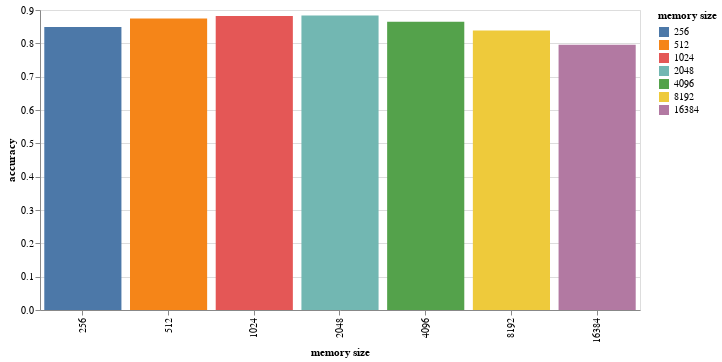

Source (notebook cell):
### Code cell
alt.Chart(source).mark_bar().encode(
    x=alt.X('memory size:N',  sort=['256','512']),
    y='accuracy:Q',
    color=alt.Color('memory size:N', sort=['256','512'])
).properties(
    width=600,
    height=300
).interactive()

### Figure 1 — Vega-Lite specification as saved in the notebook (floating-point values rounded to 4 significant figures)
{"config": {"view": {"continuousWidth": 400, "continuousHeight": 300}}, "data": {"name": "data-571fd3e75a19839fda2874597ae07901"}, "mark": "bar", "encoding": {"color": {"type": "nominal", "field": "memory size", "sort": ["256", "512"]}, "x": {"type": "nominal", "field": "memory size", "sort": ["256", "512"]}, "y": {"type": "quantitative", "field": "accuracy"}}, "height": 300, "selection": {"selector024": {"type": "interval", "bind": "scales", "encodings": ["x", "y"]}}, "width": 600, "$schema": "https://vega.github.io/schema/vega-lite/v4.0.2.json", "datasets": {"data-571fd3e75a19839fda2874597ae07901": [{"memory size": "256", "accuracy": 0.849}, {"memory size": "512", "accuracy": 0.8748}, {"memory size": "1024", "accuracy": 0.882}, {"memory size": "2048", "accuracy": 0.8832}, {"memory size": "4096", "accuracy": 0.8646}, {"memory size": "8192", "accuracy": 0.8384}, {"memory size": "16384", "accuracy": 0.796}]}}
